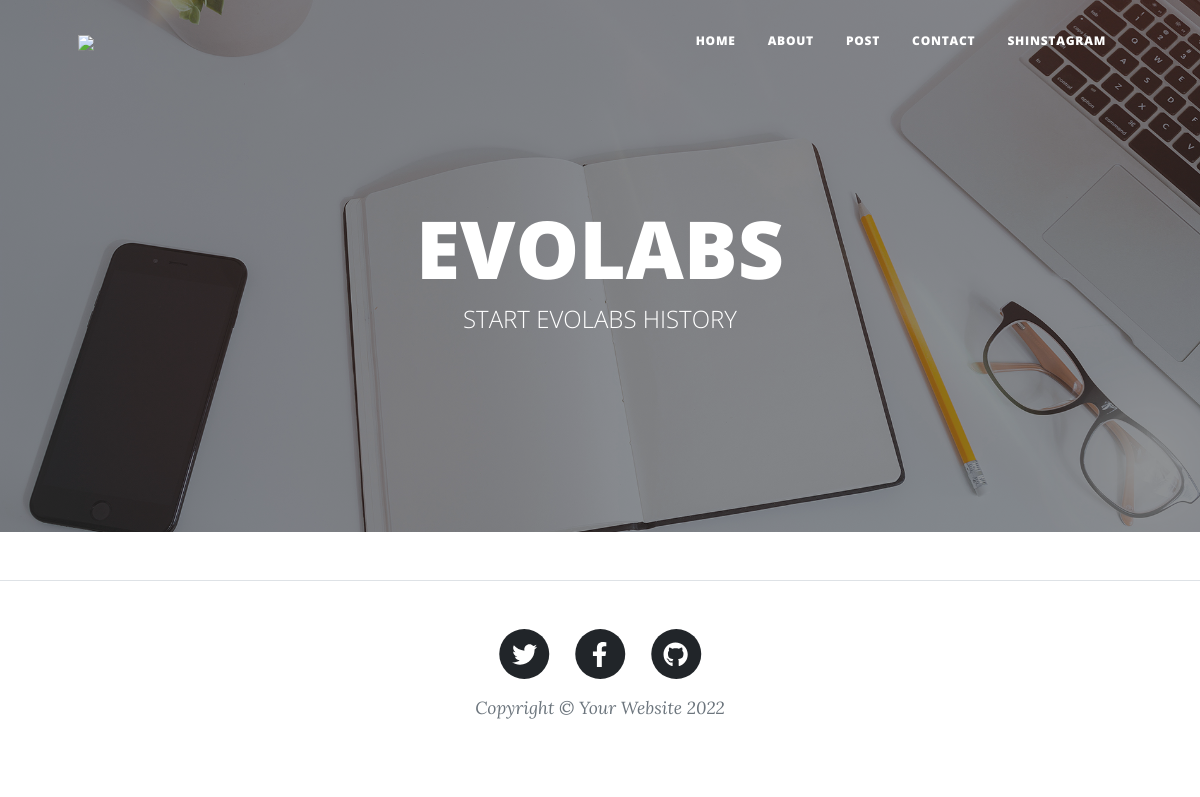
The app's page /, older data.
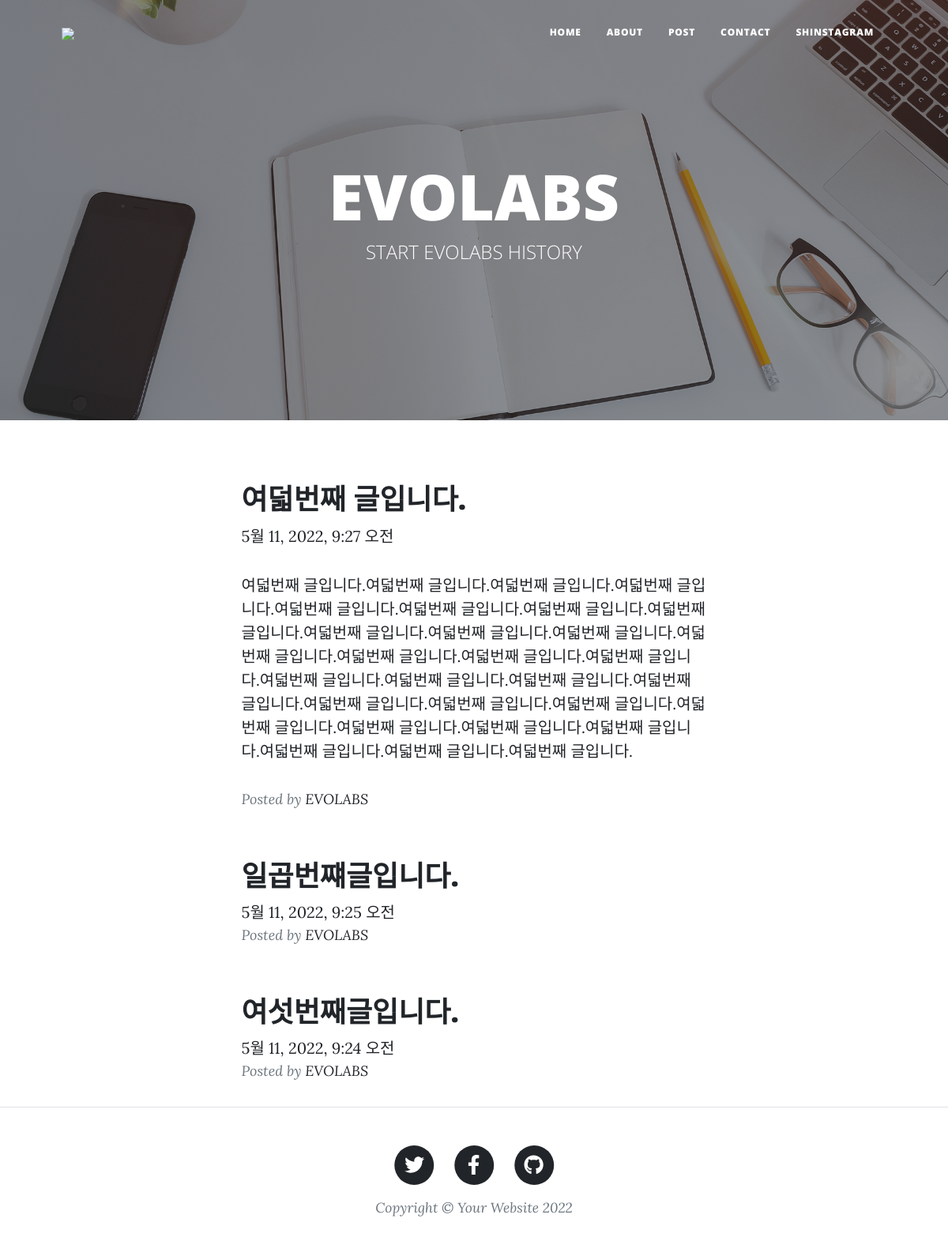
The same page, newer data.
### blog/models.py (models this page shows, shortened)
class Post(models.Model):
    title           =       models.CharField(max_length=200)
    title_image     =       models.ImageField(blank=True)
    content         =       models.TextField()
    createDate      =       models.DateTimeField(auto_now_add=True)
    updateDate      =       models.DateTimeField(auto_now_add=True)
    def get_absolute_url(self):
        return reverse("post", args=[str(self.id)])

### blog/views.py (the view)
# urls.py: path("", views.index, name="index"),
def index(request):
    post_latest = Post.objects.order_by("-createDate")[:3]
    context = {"post_latest": post_latest}
    return render(request, "index.html", context=context)

### blog/templates/index.html
{% extends 'base_generic.html' %}
{% block content %}
{% load static %}
    {% for post in post_latest %}
    {% if forloop.first %}
    <div class="container px-4 px-lg-5">
        <div class="row gx-4 gx-lg-5 justify-content-center">
            <div class="col-md-10 col-lg-8 col-xl-7">
                <div class="post-preview">
                    <a href="{{ post.get_absolute_url }}">
                        <h2 class="post-title">{{ post.title }}</h2>
                    </a>
                    <div class="entry-date published">{{ post.createDate}}</div>
                    <p>
                    <div class="excerpt">
                        {%if post.is_content_more300%}
                        {{ post.get_content_less300 }}
                        {% else %}
                        {{ post.content }}
                        {%endif%}
                    </div>
                    </p>
                    <p class="post-meta">
                        Posted by
                        <a href="#!">EVOLABS</a>
                    </p>
                </div>
            </div>
        </div>
    </div>
    {% else %}
    <div class="container px-4 px-lg-5">
        <div class="row gx-4 gx-lg-5 justify-content-center">
            <div class="col-md-10 col-lg-8 col-xl-7">
                <div class="post-preview">
                    <a href="{{ post.get_absolute_url }}">
                        <h2 class="post-title">{{ post.title }}</h2>
                    </a>
                    <div class="entry-date published">{{ post.createDate}}</div>
                    <p class="post-meta">
                        Posted by
                        <a href="#!">EVOLABS</a>
                    </p>
                </div>
            </div>
        </div>
    </div>
    {%endif%}
    {% endfor %}
{% endblock %}

Row changes from the older to the newer data that the page shows:
added Post: title "여덟번째 글입니다.", createDate "5월 11, 2022, 9:27 오전", content "여덟번째 글입니다.여덟번째 글입니다.여덟번째 글입니다.여덟번째 글입니다.여덟번째 글입니다.여덟번째 글입니다.여덟번째 글입니다.여덟번째 글입니다.여덟번째 글입니다.여덟번째 글입니다.여덟번째 글입니다.여덟번째 글입니다.여덟번째 글입니다.여덟번째 글입니다.여덟번째 글입니다.여덟번째 글입니다.여덟번째 글입니다.여덟번째 글입니다.여덟번째 글입니다.여덟번째 글입니다.여덟번째 글입니다.여덟번째 글입니다.여덟번째 글입니다.여덟번째 글입니다.여덟번째 글입니다.여덟번째 글입니다.여덟번째 글입니다.여덟번째 글입니다.여덟번째 글입니다."
added Post: title "일곱번쨰글입니다.", createDate "5월 11, 2022, 9:25 오전"
added Post: title "여섯번째글입니다.", createDate "5월 11, 2022, 9:24 오전"
